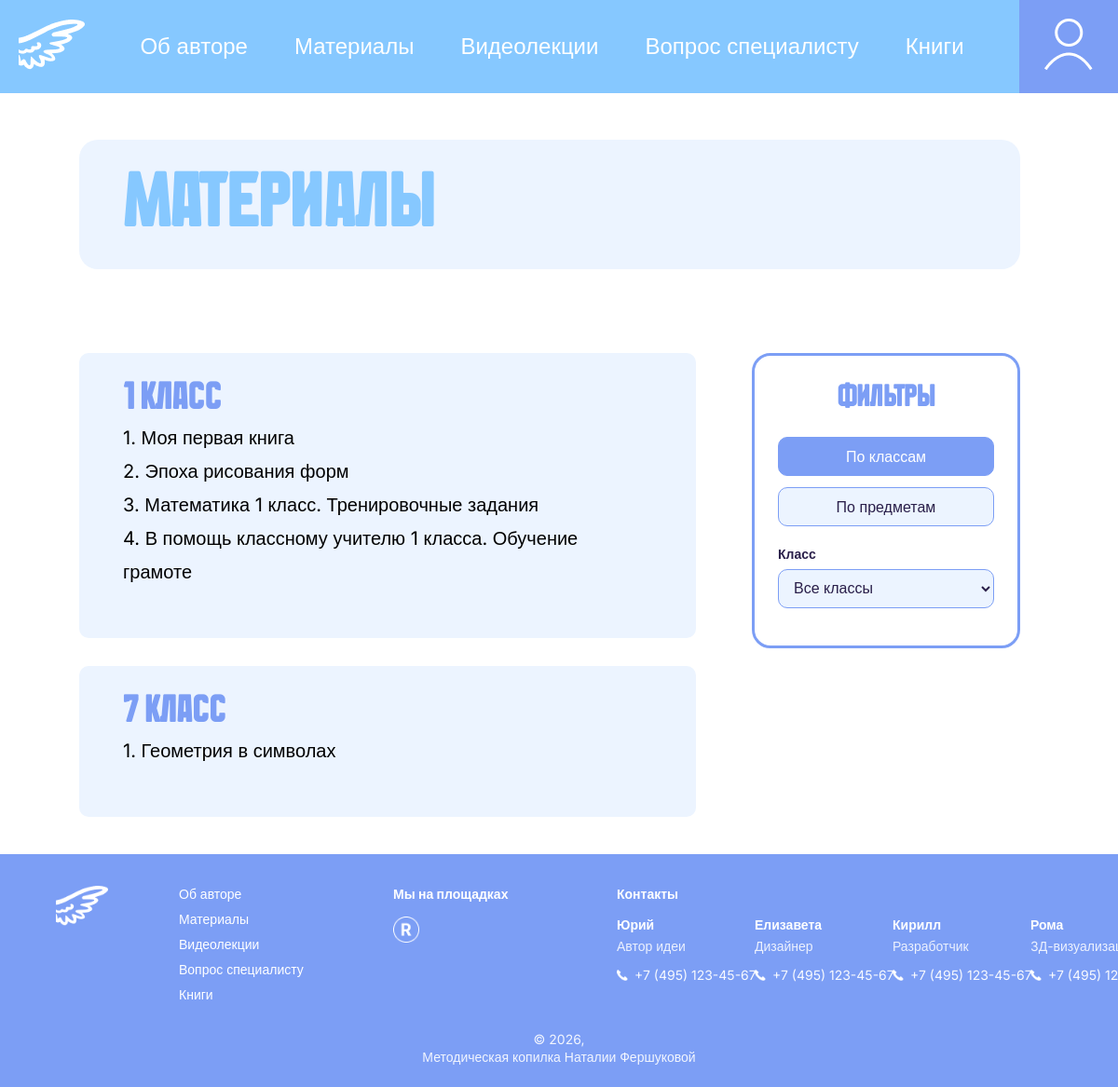
/guides.php, run on the app's committed database.
### tables this page shows
CREATE TABLE IF NOT EXISTS materials (
    id INT UNSIGNED AUTO_INCREMENT PRIMARY KEY,
    title VARCHAR(255) NOT NULL,
    class_level INT UNSIGNED NOT NULL,
    subject VARCHAR(100) NOT NULL DEFAULT 'other',
    subject_label VARCHAR(120) NOT NULL DEFAULT 'Другое',
    file_path VARCHAR(255) NOT NULL,
    sort_order INT NOT NULL DEFAULT 100,
    created_at TIMESTAMP DEFAULT CURRENT_TIMESTAMP
);

### classes/ContentRepository.php (called while the page is built, shortened)
<?php
class ContentRepository
{
    public static function materials(): array
    {
        $pdo = db();
        if ($pdo && self::tableExists($pdo, 'materials')) {
            $items = $pdo->query('SELECT * FROM materials ORDER BY class_level ASC, sort_order ASC, id ASC')->fetchAll();
            if ($items) {
                return $items;
            }
        }
        return self::fallbackMaterials();
    }
    public static function materialsGroupedByClass(): array
    {
        $groups = [];
        foreach (self::materials() as $item) {
            $class = (string) $item['class_level'];
            $groups[$class][] = $item;
        }
        ksort($groups, SORT_NATURAL);
        return $groups;
    }
    private static function tableExists(PDO $pdo, string $table): bool
    {
        try {
            $stmt = $pdo->prepare(
                'SELECT COUNT(*) FROM information_schema.tables WHERE table_schema = DATABASE() AND table_name = ?'
            );
            $stmt->execute([$table]);
            return (int) $stmt->fetchColumn() > 0;
        } catch (PDOException $error) {
            return false;
        }
    }
}

### guides.php (the view, shortened to what this page needs)
<?php
require_once __DIR__ . '/classes/ContentRepository.php';
$materialsByClass = ContentRepository::materialsGroupedByClass();
?>
<!DOCTYPE html>
<html lang="ru">
<head>
    <link rel="stylesheet" href="style/normalize.css?v=20260519">
    <link rel="stylesheet" href="style/style__guides.css?v=20260615-mobile-2">
    <link rel="stylesheet" href="style/header.css?v=20260617-header">
    <link rel="stylesheet" href="style/footer.css?v=20260617-footer">
</head>
<body>
    <div class="wrapper">
        <?php require 'components/header.php'?>
        <main class="main">
            <div class="guides-head">
                <div class="head-name">
                    <h1 class="head-name_title-top">Материалы</h1>
                </div>
            </div>
            <div class="guides-layout">
                <div class="guides__edu">
                    <?php foreach ($materialsByClass as $classLevel => $items): ?>
                        <div class="guides__class" data-class="<?= htmlspecialchars($classLevel, ENT_QUOTES, 'UTF-8') ?>">
                            <div class="guides__big">
                                <h1 class="guides__title"><?= htmlspecialchars($classLevel, ENT_QUOTES, 'UTF-8') ?> класс</h1>
                                <?php foreach ($items as $index => $item): ?>
                                    <a
                                        href="<?= htmlspecialchars($item['file_path'], ENT_QUOTES, 'UTF-8') ?>"
                                        class="guides__text"
                                        data-class="<?= htmlspecialchars((string) $item['class_level'], ENT_QUOTES, 'UTF-8') ?>"
                                        data-subject="<?= htmlspecialchars($item['subject'], ENT_QUOTES, 'UTF-8') ?>"
                                        download
                                    ><?= $index + 1 ?>. <?= htmlspecialchars($item['title'], ENT_QUOTES, 'UTF-8') ?></a><br>
                                <?php endforeach; ?>
                            </div>
                        </div>
                    <?php endforeach; ?>
                </div>
                <aside class="head-filters">
                    <p class="head-filters__title">Фильтры</p>
                    <div class="head-filters__buttons">
                        <button class="head-filters__button" type="button" data-filter-mode="class">По классам</button>
                        <button class="head-filters__button" type="button" data-filter-mode="subject">По предметам</button>
                    </div>
                    <div class="head-filters__controls">
                        <label class="head-filters__control" data-filter-control="class" hidden>
                            <span class="head-filters__label">Класс</span>
                            <select class="head-filters__select" data-filter-select="class">
                                <option value="all">Все классы</option>
                            </select>
                        </label>
                    </div>
                </aside>
            </div>
        </main>
        <?php require 'components/footer.php'?>
    </div>
</body>
</html>

### components/header.php
<header class="header">
    <div class="header__logo">
        <a href="/"><img src="images/header__logo.png" alt="logo"></a>
    </div>
    <nav class="header__nav">
        <ul class="header__nav-list">
            <li class="header__nav-title"><a href="author.php" class="header__nav-link">Об авторе</a></li>
            <li class="header__nav-title"><a href="guides.php" class="header__nav-link">Материалы</a></li>
            <li class="header__nav-title"><a href="videoguides.php" class="header__nav-link">Видеолекции</a></li>
                    <li class="header__nav-title"><a href="test_agent.php" class="header__nav-link">&#1042;&#1086;&#1087;&#1088;&#1086;&#1089; &#1089;&#1087;&#1077;&#1094;&#1080;&#1072;&#1083;&#1080;&#1089;&#1090;&#1091;</a></li>
            <li class="header__nav-title"><a href="books.php" class="header__nav-link">Книги</a></li>
        </ul>
    </nav>
    <div class="header__profile">
        <div class="header__profile-logo">
            <img src="images/profile-logo.png" alt="logo">
        </div>
    </div>
</header>

### components/footer.php
<footer class="footer">
    <div class="footer__links">
        <div class="footer__logo">
            <a href="index.php"><img src="images/header__logo.png" alt="logo"></a>
        </div>
        <nav class="footer__nav">
            <ul class="footer__nav-list">
                <li class="footer__nav-title"><a href="author.php" class="footer__nav-link">Об авторе</a></li>
                <li class="footer__nav-title"><a href="guides.php" class="footer__nav-link">Материалы</a></li>
                <li class="footer__nav-title"><a href="videoguides.php" class="footer__nav-link">Видеолекции</a></li>
                <li class="footer__nav-title"><a href="test_agent.php" class="footer__nav-link">&#1042;&#1086;&#1087;&#1088;&#1086;&#1089; &#1089;&#1087;&#1077;&#1094;&#1080;&#1072;&#1083;&#1080;&#1089;&#1090;&#1091;</a></li>
                <li class="footer__nav-title"><a href="books.php" class="footer__nav-link">Книги</a></li>
            </ul>
        </nav>
        <div class="footer__social">
            <p class="footer__social-title">Мы на площадках</p>
            <a href='https://rutube.ru/channel/78231817'><img src="images/rutubeIco.png" alt="logo"></a>
        </div>
        <div class="footer__contacts">
            <p class="footer__contacts-title">Контакты</p>
            <div class="footer__contacts-bricks">
                <div class="footer__contacts-brick">
                    <p class="footer__brick-name">Юрий</p>
                    <p class="footer__brick-prof">Автор идеи</p>
                    <p class="footer__brick-number"><img src="images/telephone.png" alt="Тел.:" class="footer___telephone">+7 (495) 123-45-67</p>
                </div>
                <div class="footer__contacts-brick">
                    <p class="footer__brick-name">Елизавета</p>
                    <p class="footer__brick-prof">Дизайнер</p>
                    <p class="footer__brick-number"><img src="images/telephone.png" alt="Тел.:" class="footer___telephone">+7 (495) 123-45-67</p>
                </div>
                <div class="footer__contacts-brick">
                    <p class="footer__brick-name">Кирилл</p>
                    <p class="footer__brick-prof">Разработчик</p>
                    <p class="footer__brick-number"><img src="images/telephone.png" alt="Тел.:" class="footer___telephone">+7 (495) 123-45-67</p>
                </div>
                <div class="footer__contacts-brick">
                    <p class="footer__brick-name">Рома</p>
                    <p class="footer__brick-prof">3Д-визуализация</p>
                    <p class="footer__brick-number"><img src="images/telephone.png" alt="Тел.:" class="footer___telephone">+7 (495) 123-45-67</p>
                </div>
             </div>
        </div>
    </div>
    <div class="footer__copyright">
        <p class="footer__copyright-text">
            © 2026, <br> Методическая копилка Наталии Фершуковой
        </p>
    </div>
</footer>

### style/style__guides.css (style rules this page uses)
.wrapper { min-height: 100%; width: 100%; overflow: hidden; }
a { text-decoration: none; color: white; }
.main { padding: 50px 105px 40px 85px; }
img { max-width: 100%; height: auto; }
.header { background-color: #86c8ff; display: flex; justify-content: space-between; align-items: center; min-height: 100px; }
.header__nav-list { display: flex; gap: 50px; flex-wrap: wrap; justify-content: center; margin: 0; padding: 0; }
.header__nav-link { font-family: "Inter", sans-serif; font-size: 24px; font-weight: 400; }
.header__nav-title { list-style: none; }
.header__profile { width: 106px; min-height: 100px; display: flex; justify-content: center; align-items: center; background-color: #7c9ef5; flex-shrink: 0; }
.header__logo { padding-left: 20px; flex-shrink: 0; }
.guides-head { display: flex; gap: 42px; margin-bottom: 90px; }
.head-name { background-color: #ECF4FF; border-radius: 20px; width: 67%; max-width: 870px; padding: 27px 0 20px 0px; }
.head-name_title-top { font-family: 'Stengazeta', sans-serif; font-size: 80px; color: #86C8FF; margin-left: 47px; }
.guides__edu { display: flex; flex-direction: column; gap: 30px; }
.guides__title { font-family: 'Stengazeta', sans-serif; color: #7C9EF5; font-size: 40px; }
.guides__text { color: #000; font-family: 'Inter', sans-serif; font-size: 20px; line-height: 1.8; }
.guides__class { display: flex; gap: 42px; }
.guides__big { background-color: #ECF4FF; border-radius: 10px; width: 100%; max-width: 715px; padding: 27px 108px 53px 47px; }
.footer { background-color: #7C9EF5; font-family: "Inter", sans-serif; color: #fff; font-size: 14px; height: 247px; display: flex; flex-direction: column; align-items: center; padding: 31px 90px 20px 52px; gap: 70px; }
.footer__social-title { margin-bottom: 20px; }
.footer__links { width: 100%; display: flex; justify-content: space-between; }
.footer__contacts { display: flex; flex-direction: column; gap: 20px; }
.footer__contacts-bricks { display: flex; gap: 60px; }
.footer__brick-name { font-weight: 700; }
.footer__brick-prof { margin-bottom: 40px; }
.footer__nav-list { list-style: none; margin: 0; }
.footer__nav-title { margin-bottom: 10px; }
.footer__copyright { text-align: center; }
.head-filters { width: 33%; max-width: 288px; border-radius: 20px; border: solid 3px #7C9EF5; display: flex; flex-direction: column; align-items: center; justify-content: center; gap: 22px; padding: 28px 25px 40px; }
.head-filters__title { font-family: 'Stengazeta', sans-serif; font-weight: 700; font-size: 32px; color: #7C9EF5; }
.head-filters__buttons { display: flex; flex-direction: column; gap: 12px; width: 100%; }
.head-filters__button { width: 100%; min-height: 42px; border: 1px solid #7C9EF5; border-radius: 10px; background-color: #ECF4FF; color: #2a1f4a; font-family: 'Inter', sans-serif; font-size: 16px; cursor: pointer; }
.head-filters__button.is-active { background-color: #7C9EF5; color: #fff; }
.head-filters__controls { width: 100%; }
.head-filters__control { display: flex; flex-direction: column; gap: 8px; width: 100%; }
.head-filters__label { font-family: 'Inter', sans-serif; font-size: 14px; font-weight: 700; color: #2a1f4a; }
.head-filters__select { width: 100%; min-height: 42px; border: 1px solid #7C9EF5; border-radius: 10px; background-color: #ECF4FF; color: #2a1f4a; font-family: 'Inter', sans-serif; font-size: 16px; padding: 0 12px; }
.guides-head { display: block; }
.head-name { width: 100%; max-width: none; }
.head-filters { margin: 28px 0 60px auto; }
.guides-layout { display: grid; grid-template-columns: minmax(0, 715px) 288px; justify-content: center; align-items: start; gap: 60px; }
.guides-layout .guides__edu { width: 100%; max-width: 715px; }
.guides-layout .guides__class, .guides-layout .guides__big { width: 100%; max-width: none; }
.guides-layout .head-filters { width: 100%; max-width: 288px; margin: 0; }
*, *::before, *::after { box-sizing: border-box; }

### data on the page
materials: title "Моя первая книга"
materials: title "Эпоха рисования форм"
materials: title "Математика 1 класс. Тренировочные задания"
materials: title "В помощь классному учителю 1 класса. Обучение грамоте"
materials: title "Геометрия в символах"

### other printed values
$classLevel "1"
$classLevel "7"
